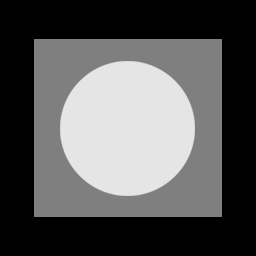
#> input picture chapter5-Image Restoration and Reconstruction/images/Fig0503(original_pattern).tif, 256 x 256 px, found by its file name
$ python '1_add diferent noise to image.py'
#> lines starting #> are read from the running program, lines starting #| are printed output that depends on the picture
import numpy as np
import cv2
import matplotlib.pyplot as plt

img = cv2.imread('chapter5-Image Restoration and Reconstruction/images/Fig0503(original_pattern).tif',0)
#> img is the input picture: shape (256, 256); min 0, max 229, mean 87.1
m,n = img.shape[:2]
#> m = 256; n = 256

# add Gaussian noise to img
mean = 10
std = 25
noise = np.random.normal(mean,std,(m,n))
Gau_noisy_img = img + noise
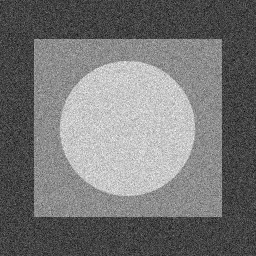
#> Gau_noisy_img: shape (256, 256) float64; min -106.5, max 334.1, mean 97; drawn with min black and max white

# add Rayleigh noise to img
std = 40
noise = np.random.rayleigh(scale=std,size=(m,n))
Ray_noisy_img = img + noise
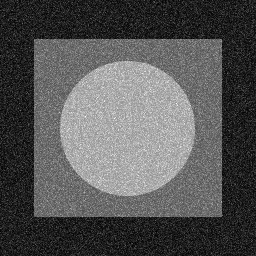
#> Ray_noisy_img: shape (256, 256) float64; min 0.103, max 409.8, mean 137.4; drawn with min black and max white

# add Gamma noise to img
shape = 2.0
std = 18
noise = np.random.gamma(shape,std,(m,n))
Gam_noisy_img = img + noise
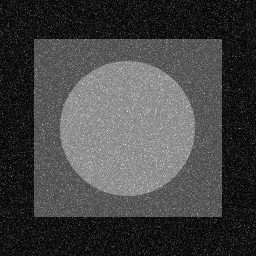
#> Gam_noisy_img: shape (256, 256) float64; min 0.0905, max 462, mean 123.2; drawn with min black and max white

# add Exponential noise to img
std = 26
noise = np.random.exponential(std,(m,n))
Exp_noisy_img = img + noise
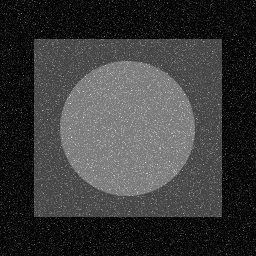
#> Exp_noisy_img: shape (256, 256) float64; min 0.000913, max 493.6, mean 113; drawn with min black and max white

# add Uniform noise to img
a,b = 10,100
noise = np.random.uniform(a,b,(m,n))
Uni_noisy_img = img + noise
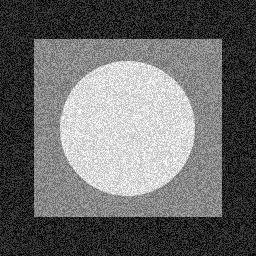
#> Uni_noisy_img: shape (256, 256) float64; min 10.01, max 329, mean 142; drawn with min black and max white

# add salt and pepper noise to img
number_black = int(m*n*0.05)
#> number_black = 3276
number_white = int(m*n*0.05)
#> number_white = 3276

m_blacks = np.random.randint(0,m,number_black)
n_blacks = np.random.randint(0,n,number_black)
m_whites = np.random.randint(0,m,number_white)
n_whites = np.random.randint(0,n,number_white)

SP_noisy_img = np.copy(img)
SP_noisy_img[m_blacks,n_blacks] = 0
SP_noisy_img[m_whites,n_whites] = 255
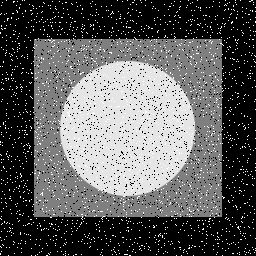
#> SP_noisy_img: shape (256, 256); min 0, max 255, mean 91.3

# show noisy img and its histogram
f,ax = plt.subplots(2,1,figsize=(4,8))
ax[0].imshow(SP_noisy_img,cmap='gray',aspect='auto')
ax[1].hist(SP_noisy_img.flatten(),bins=256)
plt.show()
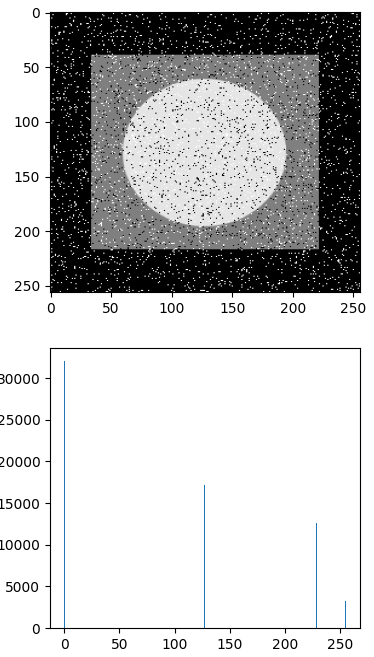
#> figure drawn by matplotlib, 2 panels; panel 2: tallest bar 32026 high, from x = 0 to 0.996
